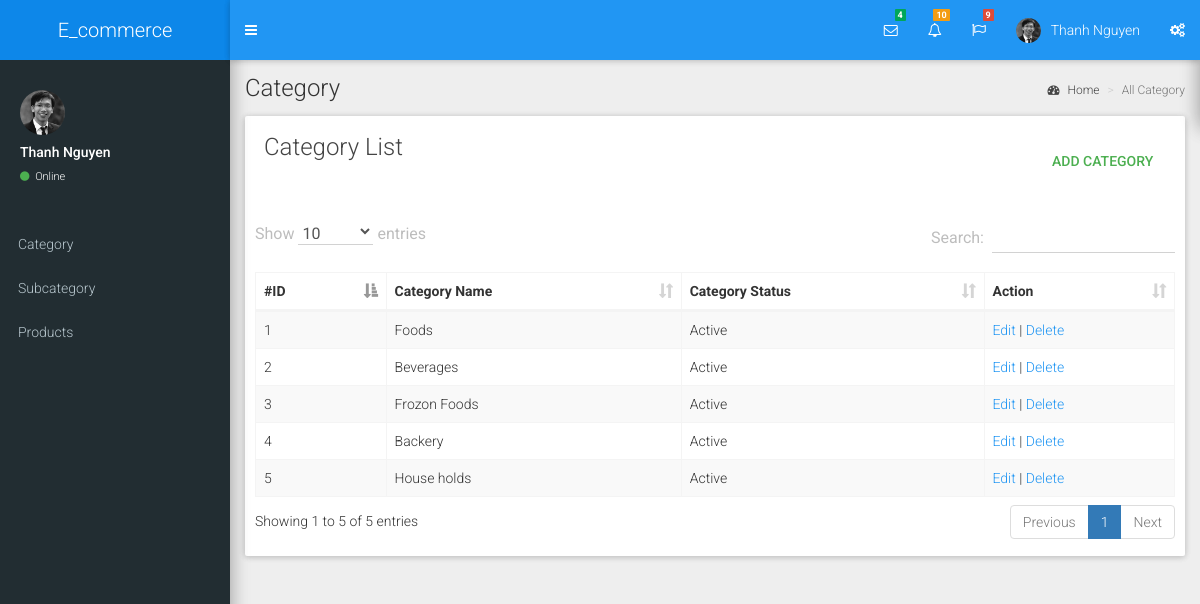
The app's page /index.php/category with its own data.
### tables this page shows
CREATE TABLE `tbl_category` (
  `category_id` int(11) NOT NULL,
  `category_name` varchar(255) NOT NULL,
  `category_status` enum('0','1') NOT NULL,
  `created_date` timestamp NOT NULL DEFAULT CURRENT_TIMESTAMP
);

### application/controllers/Category.php (called while the page is built, shortened)
<?php
class Category extends CI_Controller {
public function index()
{
$this->load->model('Common_model');
$data['category'] = $this->Common_model->fetch_data('tbl_category');
$this->load->view('admin/header');
$this->load->view('admin/sidebar');
$this->load->view('category/view_category',$data);
$this->load->view('admin/footer');
}
}

### index.php (called while the page is built, shortened)
<?php
require_once BASEPATH.'core/CodeIgniter.php';

### application/models/Common_model.php (called while the page is built, shortened)
<?php
class Common_model extends CI_Model{
function fetch_data($table){
	return $this->db->get($table)->result();
}
}
?>

### application/views/category/view_category.php (the view, shortened to what this page needs)
  <div class="content-wrapper">
    <section class="content-header">
      <h1>Category</h1>
      <ol class="breadcrumb">
        <li><a href="<?= base_url('admin/dashboard'); ?>"><i class="fa fa-dashboard"></i> Home</a></li>
        <li class="active">All Category</li>
      </ol>
    </section>
    <section class="content">
      <div class="row">
        <div class="col-xs-12">
          <div class="box">
            <div class="box-header">
              <h3 class="box-title">Category List</h3>
              <a href="<?= base_url('category/add_category'); ?>" class="btn btn-success pull-right">Add Category</a>
            </div>
            <div class="box-body">
              <table id="example1" class="table table-bordered table-striped">
                <thead>
                <tr>
                  <th>#ID</th>
                  <th>Category Name</th>
                  <th>Category Status</th>
                  <th>Action</th>
                </tr>
                </thead>
                <tbody>
<?php $i=1; foreach($category as $value){ ?>
                <tr>
                  <td><?= $i; ?></td>
                  <td><?= $value->category_name; ?></td>
                  <td><?php if($value->category_status==1){ echo 'Active'; }else{ echo 'Inactive'; }  ?></td>
                  <td><a href="<?= base_url('category/edit_category/'.$value->category_id); ?>">Edit</a> | <a href="<?= base_url('category/delete_category/'.$value->category_id); ?>">Delete</a></td>
                </tr>
                <?php $i++; } ?>
                </tbody>
              </table>
            </div>
          </div>
        </div>
      </div>
    </section>
  </div>

### records on screen
tbl_category: category_name "Foods", category_status "Active"
tbl_category: category_name "Beverages", category_status "Active"
tbl_category: category_name "Frozon Foods", category_status "Active"
tbl_category: category_name "Backery", category_status "Active"
tbl_category: category_name "House holds", category_status "Active"
